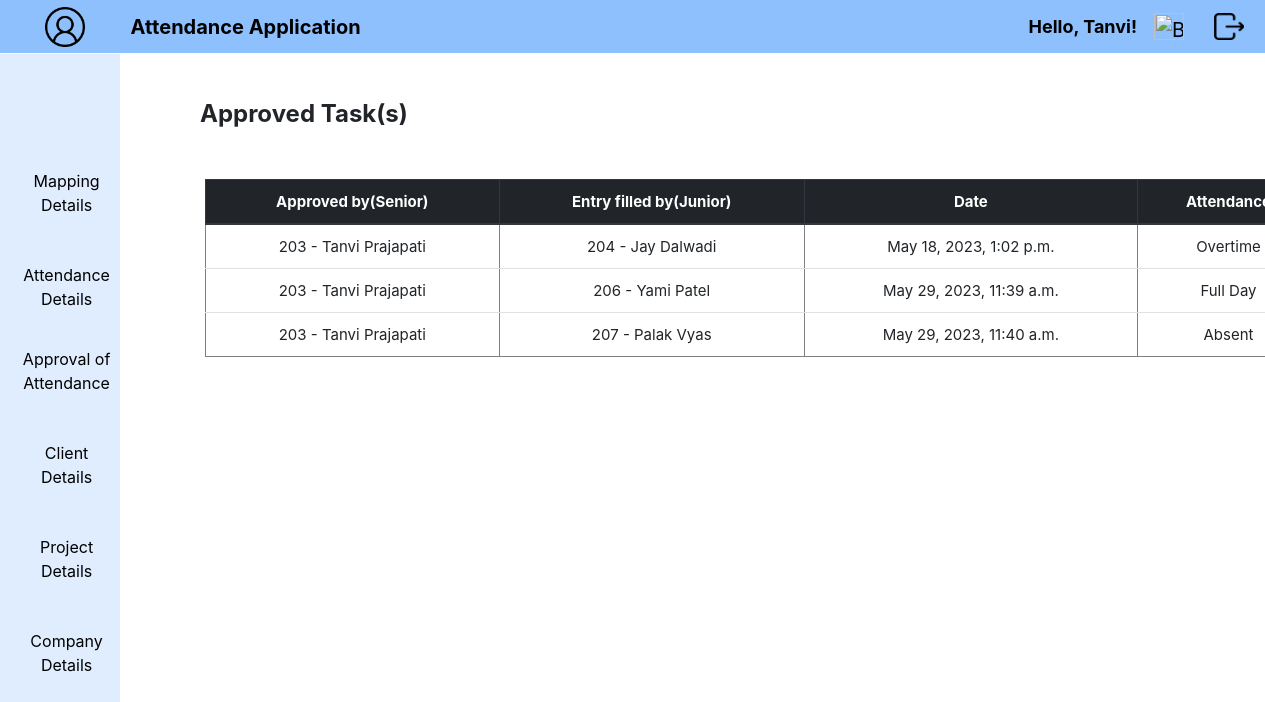
The app's page /approval_list/ (signed in) with its own data.
### Attendance/models.py (models this page shows, shortened)
class ApprovedAtt(models.Model):
        ATTENDANCE = (('Full Day','Full Day'),
                      ('Half Day','Half Day'),
                      ('Overtime','Overtime'),
                      ('Absent','Absent'),)
        user = models.ForeignKey(User, on_delete=models.CASCADE, default=None, related_name="user")
        name = models.ForeignKey(User, on_delete=models.CASCADE, default=None, related_name="name")
        tdate = models.DateTimeField(default=timezone.now, verbose_name='Today Date', editable=False)
        attendance = models.CharField(choices=ATTENDANCE, max_length=100, null=True, verbose_name='Attendance', default='Full Day')
        mapping = models.ForeignKey(Mapping, on_delete=models.CASCADE, default=None, null=True)
        approved_timestamp = models.DateTimeField(auto_now_add=True)
        class Meta:
                db_table = "ApprovedAtt"

### Attendance/views.py (the view)
# urls.py: path('approval_list/',views.approval_list,name='approval_list'),
@login_required(login_url='loginview')
@never_cache
def approval_list(request):
    logged_in_user = request.user
    if logged_in_user.is_superuser:
        approved_tasks = ApprovedAtt.objects.all()
    else:
        approved_tasks = ApprovedAtt.objects.filter(user=request.user)
    return render(request, 'ApprovedTask.html', {'approved_tasks': approved_tasks})

### Attendance/templates/ApprovedTask.html
{% extends "home.html" %}
{% load static %}
{% block content %}
{% block emp %}
{% block manager %}
<div class="emp">
    <h4 style="text-align: left; margin: 50px 0px 50px 50px;">
      <b>Approved Task(s)</b>
    </h4>
    {% if approved_tasks %}
        <table border='1' style="margin-left: 55;" class="table text-center">
            <thead class="thead-dark">
                <tr>
                    <th scope="col">Approved by(Senior)</th>
                    <th scope="col">Entry filled by(Junior)</th>
                    <th scope="col">Date</th>
                    <th scope="col">Attendance</th>
                </tr>
            </thead>
            <tbody>
                {% for x in approved_tasks %}
                    <tr>
                        <td>{{ x.user_id }} - {{ x.user.first_name }} {{ x.user.last_name }}</td>
                        <td>{{ x.name.id }} - {{ x.name.first_name }} {{ x.name.last_name }}</td>
                        <td>{{ x.tdate }}</td>
                        <td>{{ x.attendance }}</td>
                    </tr>
                {% endfor %}
            </tbody>
        </table>
</div>
    {% else %}
    <div style="text-align: left; margin: 50px 0px 50px 50px;">
        <p>No approved tasks available.</p>
    </div>
    {% endif %}
{% endblock %}
{% endblock %}
{% endblock %}

### Attendance/templates/home.html (shortened to what this page needs)
{% load static %}
<!doctype html lang="en">
  <head>
    <link rel="stylesheet" href="https://cdn.jsdelivr.net/npm/bootstrap@4.0.0/dist/css/bootstrap.min.css">
    <link rel="stylesheet" type="text/css" href="{% static 'css/style.css' %}">
  </head>
  <body onload="RenderDate()">
      <nav class="navbar navbar-expand-lg nav1">
        <div class="container-fluid" style="width: fit-content;">
          <a class="navbar-brand" href="{% url 'userdata' %}">
            <img src="{% static 'images/user.png' %}" width="40" height="40" class="d-inline-block align-top" style="margin-left: 28px;">
          </a>
        </div>
          <div class="collapse navbar-collapse" id="navbarSupportedContent">
            <ul class="navbar-nav">
              <li class="nav-item" style="margin-left: 15px;">
                <b>
                  <a class="navbar-brand float-left" href="{% url 'AttFormView' %}">Attendance Application</a>
                </b>
              </li>
            </ul>
            <ul class="navbar-nav mb-2 mb-lg-0 d-flex" style="position: absolute; right: 40;">
              <li>
                <b>
                  <a class="nav-link"  href="{% url 'userdata' %}" style="margin-top: 25px; font-size: 17px; margin-right: 80px;">
                    {% if user.is_authenticated %}
                    <p style="font-size: large;">Hello, {{ user.first_name }}!</p>
                    {% endif %}
                  </a>
                </b>
              </li>
            </ul>
            <ul class="navbar-nav mb-2 mb-lg-0 d-flex" style="position: absolute; right: 60;">
              <li class="nav-item">
                <a class="ml-auto navbar-brand exit" href="{% url 'summary' %}">
                  <img src="{% static 'images/summary.png' %}" alt="Bootstrap" width="30" height="27" style="margin-top: 0px; margin-right: 5px;">
                </a>
              </li>
            </ul>
            <ul class="navbar-nav mb-2 mb-lg-0 d-flex" style="position: absolute; right: 0;">
              <li class="nav-item">
                <a class="ml-auto navbar-brand exit" href="{% url 'logoutview' %}">
                  <img src="{% static 'images/exit.png' %}" alt="Bootstrap" width="30" height="27" style="margin-top: 0px; margin-right: 5px;">
                </a>
              </li>
            </ul>
          </div>
      </nav>
      {% if request.user.is_superuser %}
      {% block content %}
      {% endblock %}
      <nav class="navbar navbar-expand-lg nav2">
        <div class="container-fluid">
          <div class="row">
            <div class="col-md-1" style="min-width: 130px; margin: 0; padding: 0 10px; text-align: center;">
              <nav class="navbar navbar-default navbar-fixed-side">
                <ul class="nav navbar-nav">
                  <li class="nav-item list" style="margin-bottom: 10px;">
                    <a class="nav-link" href="#">Employee Details</a>
                    <div class="side-modal">
                      <a class="nav-link sm1" href="{% url 'EmpForm' %}">Employee Form</a>
                      <a class="nav-link sm1" href="{% url 'EmpEntry' %}">Employee Entries</a>
                    </div>
                  </li>
                  <li class="nav-item list" style="margin-bottom: 10px;">
                    <a class="nav-link" href="#">Mappings Details</a>
                    <div class="side-modal">
                      <a class="nav-link sm1" href="{% url 'SrjrMapFormView' %}">Mapping Form</a>
                      <a class="nav-link sm1" href="{% url 'SrjrEntry' %}">Mapping Entries</a>
                    </div>
                  </li>
                  <li class="nav-item list">
                    <a class="nav-link" href="#">Attendance Details</a>
                    <div class="side-modal">
                      <a class="nav-link sm1" href="{% url 'AttFormView' %}">Attendance Form</a>
                      <a class="nav-link sm1" href="{% url 'AttEntry' %}">Attendance Entries</a>
                    </div>
                  </li>
                  <li class="nav-item list" style="margin-bottom: 10px;">
                    <a class="nav-link" href="#">Approval of Attendance</a>
                    <div class="side-modal">
                      <a class="nav-link sm1" href="{% url 'tasklist' %}">Pending Tasks</a>
                      <a class="nav-link sm1" href="{% url 'approval_list' %}">Approved Tasks</a>
                    </div>
                  </li>
                  <li class="nav-item list" style="margin-bottom: 10px;">
                    <a class="nav-link" href="#">Client Details</a>
                    <div class="side-modal">
                      <a class="nav-link sm1" href="{% url 'ClientForm' %}">Client Form</a>
                      <a class="nav-link sm1" href="{% url 'ClientEntry' %}">Client Entries</a>
                    </div>
                  </li>
                  <li class="nav-item list" style="margin-bottom: 10px;">
                    <a class="nav-link" href="#">Project Details</a>
                    <div class="side-modal">
                      <a class="nav-link sm1" href="{% url 'ProjectForm' %}">Project Form</a>
                      <a class="nav-link sm1" href="{% url 'ProjectEntry' %}">Project Entries</a>
                    </div>
                  </li>
                  <li class="nav-item list" style="margin-bottom: 10px;">
                    <a class="nav-link" href="#">Company Details</a>
                    <div class="side-modal">
                      <a class="nav-link sm1" href="{% url 'CompanyDetail' %}">Company Form</a>
                      <a class="nav-link sm1" href="{% url 'CompanyEntry' %}">Company Details</a>
                    </div>
                  </li>
                </ul>
              </nav>
            </div>
          </div>
        </div>
      </nav>
      {% elif request.user.is_staff %}
      {% block manager %}
      {% endblock %}
      <nav class="navbar navbar-expand-lg nav2">
        <div class="container-fluid">
          <div class="row">
            <div class="col-md-1" style="min-width: 130px; margin: 0; padding: 0 10px; text-align: center;">
              <nav class="navbar navbar-default navbar-fixed-side">
                <ul class="nav navbar-nav">
                  <li class="nav-item list" style="margin-bottom: 10px;">
                    <a class="nav-link" href="#">Mapping Details</a>
                  </li>
                  <li class="nav-item list">
                    <a class="nav-link" href="#">Attendance Details</a>
                  </li>
                  <li class="nav-item list" style="margin-bottom: 10px;">
                    <a class="nav-link" href="#">Approval of Attendance</a>
                  </li>
                  <li class="nav-item list" style="margin-bottom: 10px;">
                    <a class="nav-link" href="#">Client Details</a>
                  </li>
                  <li class="nav-item list" style="margin-bottom: 10px;">
                    <a class="nav-link" href="#">Project Details</a>
                  </li>
                  <li class="nav-item list" style="margin-bottom: 10px;">
                    <a class="nav-link" href="#">Company Details</a>
                  </li>
                </ul>
              </nav>
            </div>
          </div>
        </div>
      </nav>
    {% endif %}
  </body>
</html>

### Attendance/static/css/style.css (style rules this page uses)
li a { color: black; text-decoration: none; }
.navbar { padding: 0.1rem; }
.nav1 { background-color:#8ec0fd; position: fixed; width: 100%; top: 0; left: 0; }
.nav2 { background-color: #e0edfe; padding: 0.1rem; position: fixed; top: 53.5px; left: 0; width: 120px; height: 93.5%; }
.emp { margin-left: 150px; margin-top: 100px; }
.nav-item { position: relative; }
.nav-link { margin: 10px 0 10px 0; }
table { font-size: 15px; }

### records on screen
ApprovedAtt: user_id "203", user.first_name "Tanvi", user.last_name "Prajapati", name.id "204", name.first_name "Jay", name.last_name "Dalwadi", tdate "May 18, 2023, 1:02 p.m.", attendance "Overtime"
ApprovedAtt: user_id "203", user.first_name "Tanvi", user.last_name "Prajapati", name.id "206", name.first_name "Yami", name.last_name "Patel", tdate "May 29, 2023, 11:39 a.m.", attendance "Full Day"
ApprovedAtt: user_id "203", user.first_name "Tanvi", user.last_name "Prajapati", name.id "207", name.first_name "Palak", name.last_name "Vyas", tdate "May 29, 2023, 11:40 a.m.", attendance "Absent"

### other values on screen
{{ user.first_name }} "Tanvi"
